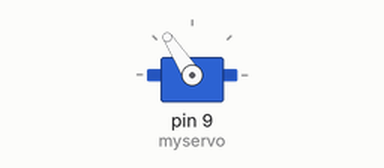
Recording of a sketch running on a simulated Arduino Uno, built with avr-gcc and run on an emulated ATmega328P. On the bench: servo.

Above: at 0.05 s.
At 0.45 s:
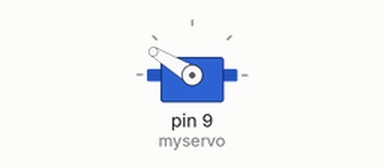
At 0.8 s:
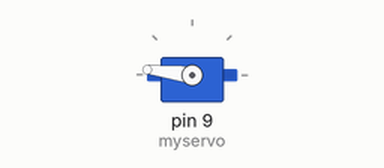
At 1.6 s:
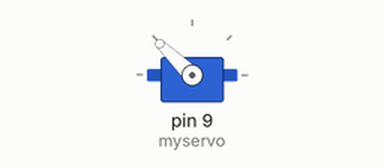
Timing chart, 0 to 4.2 s (numbered marks = the images above):
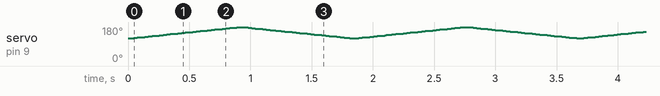

The sketch:

wavewithlib.ino
```cpp
#include <Servo.h>//use arduino Servo Library
Servo myservo;
int pos = 0;
void setup() {
 myservo.attach(9);//servo connect to digital pin 9

}

void loop() {
  for (pos = 120; pos <= 180; pos += 1) { // goes from 120 degrees to 180 degrees
    //in steps of 1 degree
    myservo.write(pos);
    delay(15);
  }
  for (pos = 180; pos >= 120; pos -= 1) { // goes from 180 degrees to 120 degrees
    myservo.write(pos);
    delay(15);
  }
}
```
